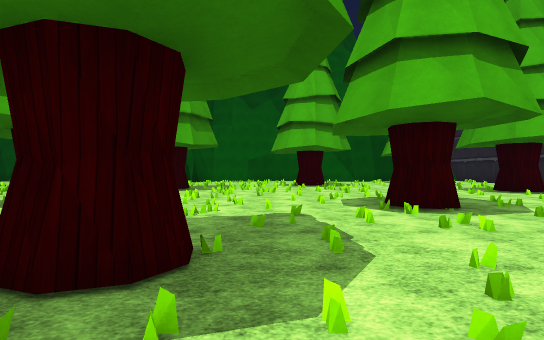
[1] (above)

24 first-person views from a walk through a 3-D level made in the Unity game engine. The camera is 1.3 m above the floor, looks level and sees 80° across. The floor is counted in squares, 2.46 m on a side. Each view is taken from the middle of a square. On the plan, view 1 faces up. The plan holds only what a view shows up to about 9 squares ahead; the rest is blank. The place goes on beyond the plan. The terrain is drawn as flat ground. The player character is not drawn. Some animated figures are left out. Surface patterns are stand-ins for the level's own textures.

[2]
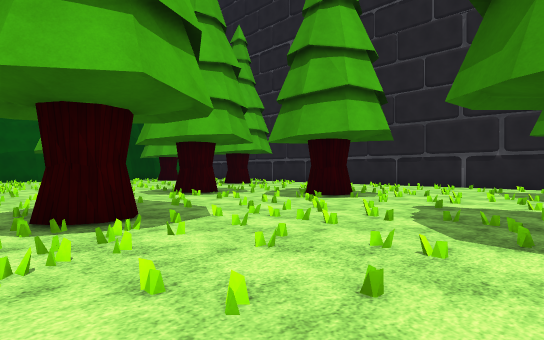

[3]
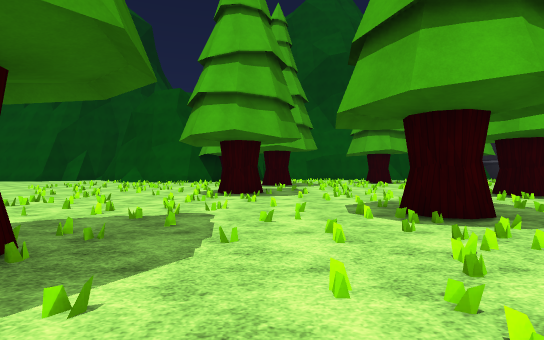

[4]
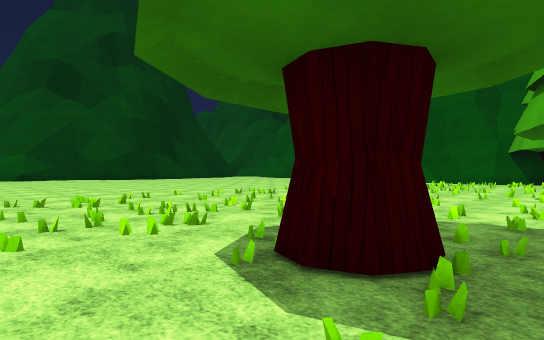

[5]
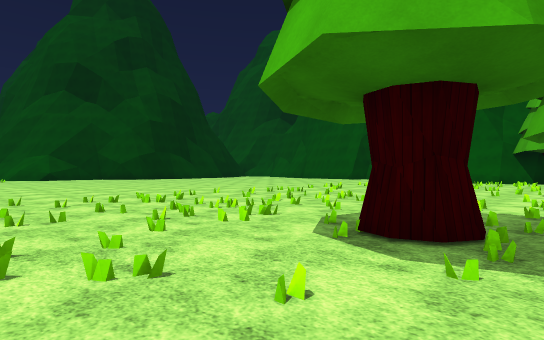

[6]
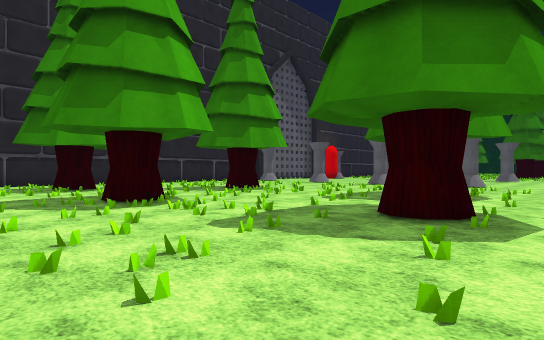

[7]
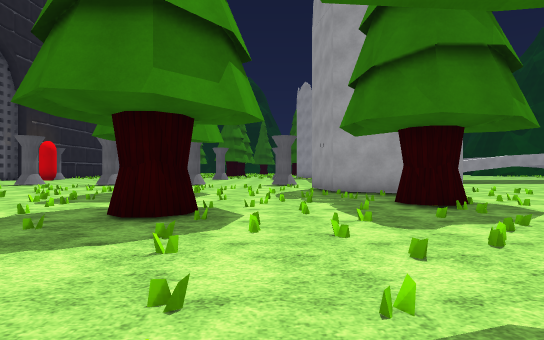

[8]
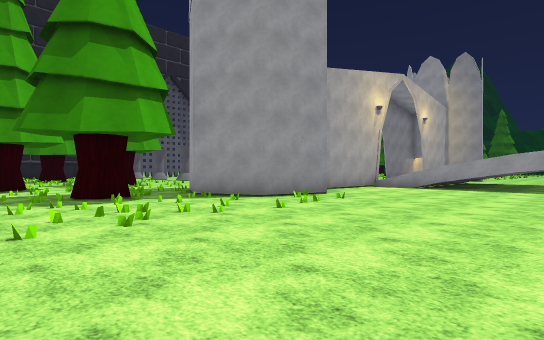

[9]
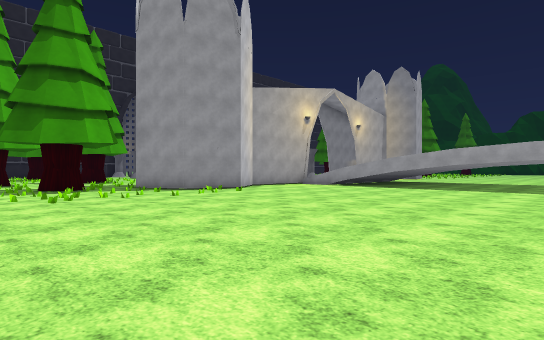

[10]
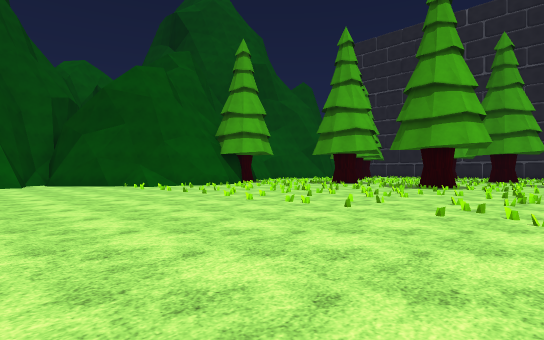

[11]
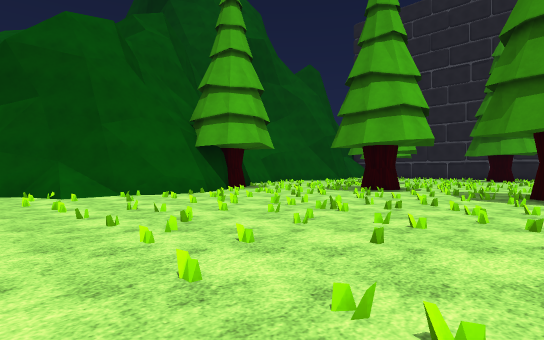

[12]
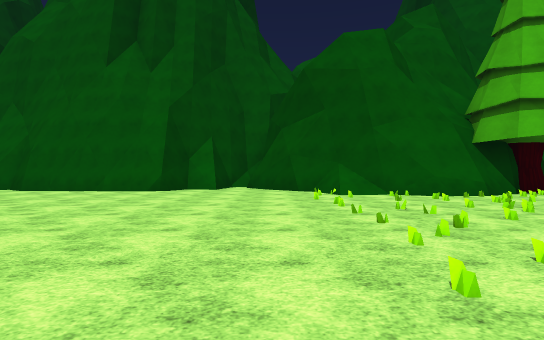

[13]
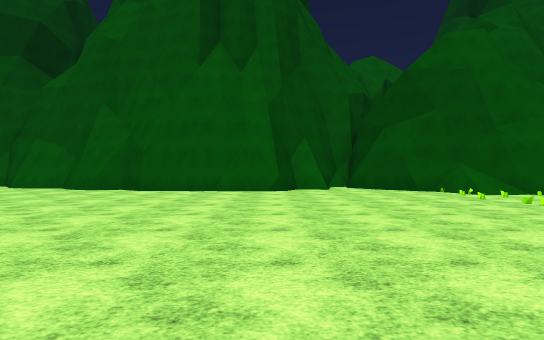

[14]
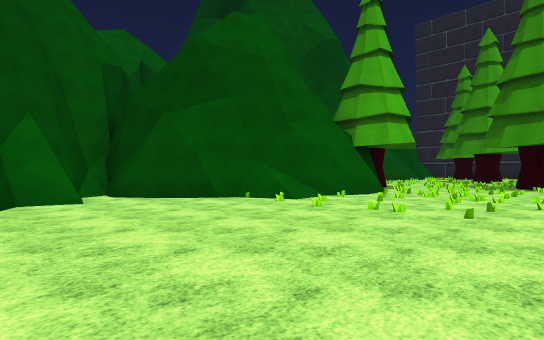

[15]
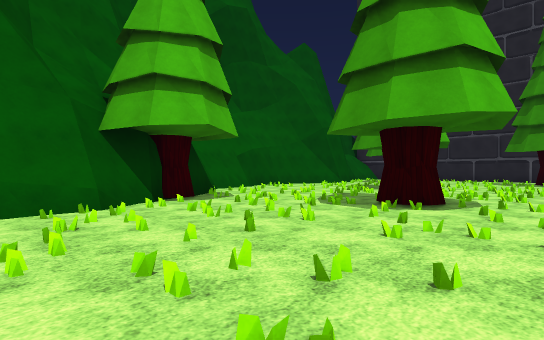

[16]
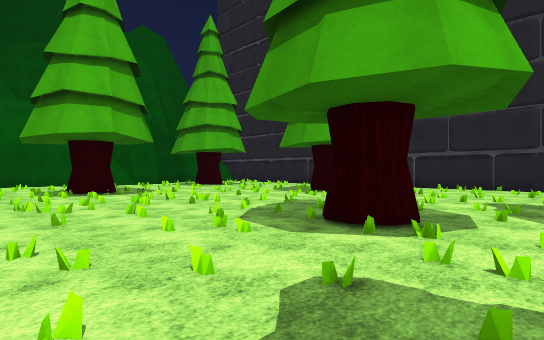

[17]
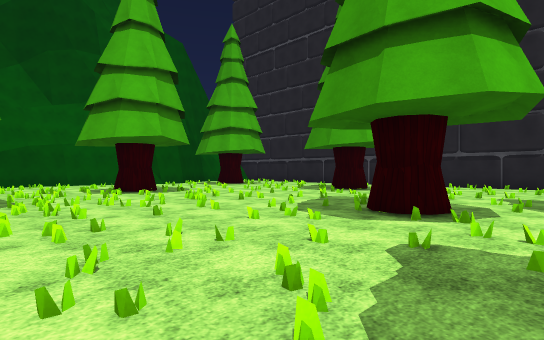

[18]
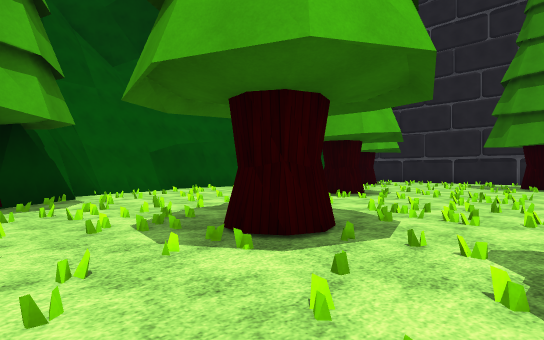

[19]
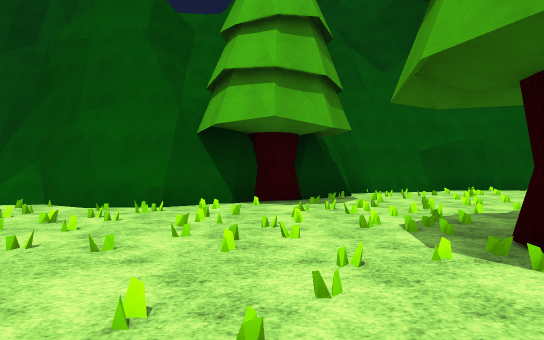

[20]
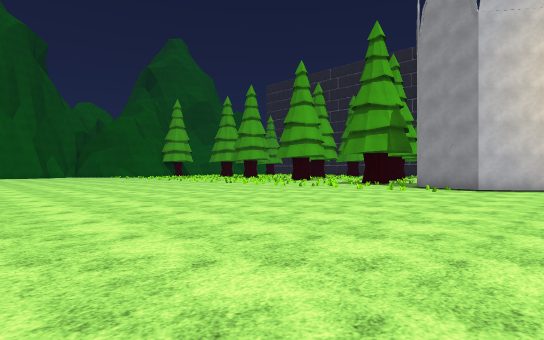

[21]
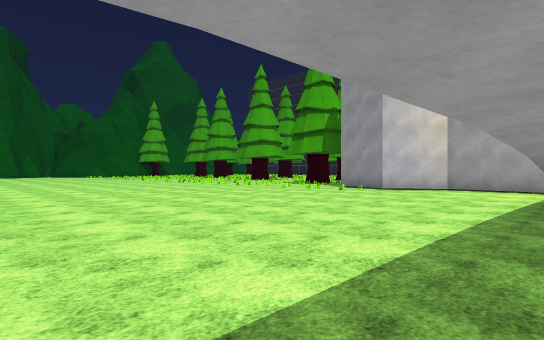

[22]
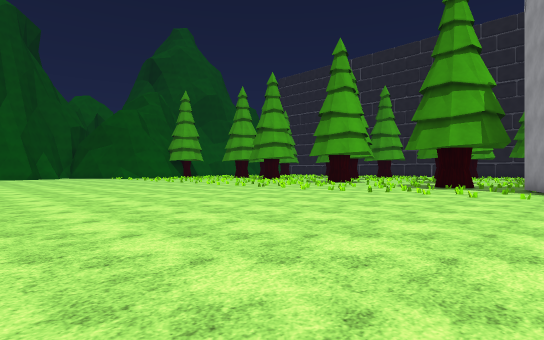

[23]
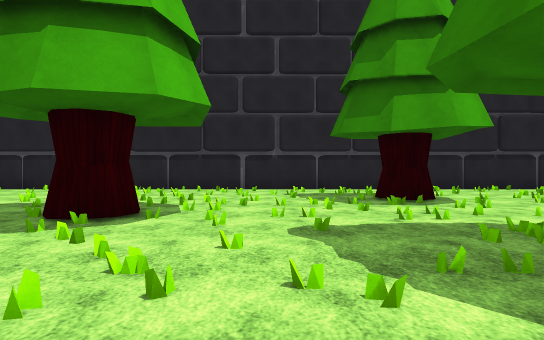

[24]
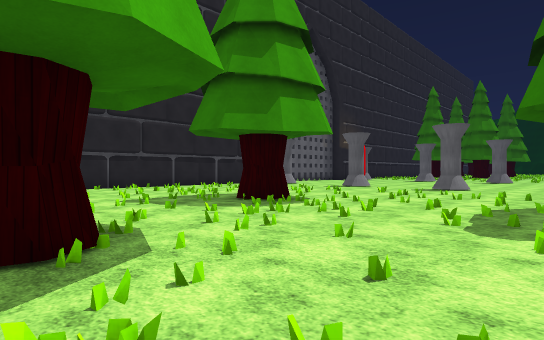

### Floor plan
Key: @ floor where view 1 was taken; # wall or solid block; . main floor; : floor 0.25 m higher than the main floor; / step, stairs or slope; = window, fence, low wall or low ledge; O other object.
Columns run from 19 left of view 1 to 9 right of it. Each row starts with its distance up from view 1.
 16       ###
 15       #.#       ######
 14 #######.##     ##....
 13 .........##  #O#.....
 12 .........#####O#....
 11 ...................=OO..
 10  ...............# .###...
  9  ...............OO........
  8   ............/.##==.....#  #
  7    ..........///.........  .#
  6     .......////OO.......:...#
  5      .....///..OO==..OO.....#
  4      ......././/.:/..O#.....#
  3    ......///...././/..##....#
  2    ...........//.#O/..OO....#
  1    .......//.../.#O//. #....#
  0   ........//=.O..//@/.......#
 -1   .......////.././/##.......#
 -2   ......././/...///#OO..#O#.#
 -3   ......./..////.//.OO..#O  #
 -4   .......//..../OO..........#
 -5   ......../.OO..  ..........#
 -6  ........./...... ...#OO....#
 -7  ..........### ..OO..#O ....#
 -8  .........## ##..O .....    #
 -9  .........##  #..: .....
-10  ..........#    .. .....
-11  ..........#         O.
-12   .........#         O
-13   .... =

Where each view was taken, in squares from view 1:
view 1: 0 up, 0 right, facing up
view 2: 2 down, 2 left, facing up-right
view 3: 2 down, 3 left, facing up
view 4: 2 down, 4 left, facing up-left
view 5: 3 down, 4 left, facing up-left
view 6: 0 up, 4 left, facing down-right
view 7: 0 up, 4 left, facing down
view 8: 3 down, 13 left, facing down-right
view 9: 3 down, 16 left, facing down-right
view 10: 2 up, 14 left, facing up-right
view 11: 5 up, 11 left, facing up-right
view 12: 5 up, 11 left, facing up
view 13: 5 up, 14 left, facing up
view 14: 8 up, 14 left, facing up-right
view 15: 7 up, 8 left, facing up-right
view 16: 3 up, 1 left, facing up-right
view 17: 3 up, 2 left, facing up-right
view 18: 7 up, 5 left, facing up-right
view 19: 7 up, 5 left, facing up
view 20: 11 down, 18 left, facing up-right
view 21: 13 down, 17 left, facing up-right
view 22: 8 down, 17 left, facing up-right
view 23: 0 up, 0 right, facing right
view 24: 2 down, 1 left, facing down-right
